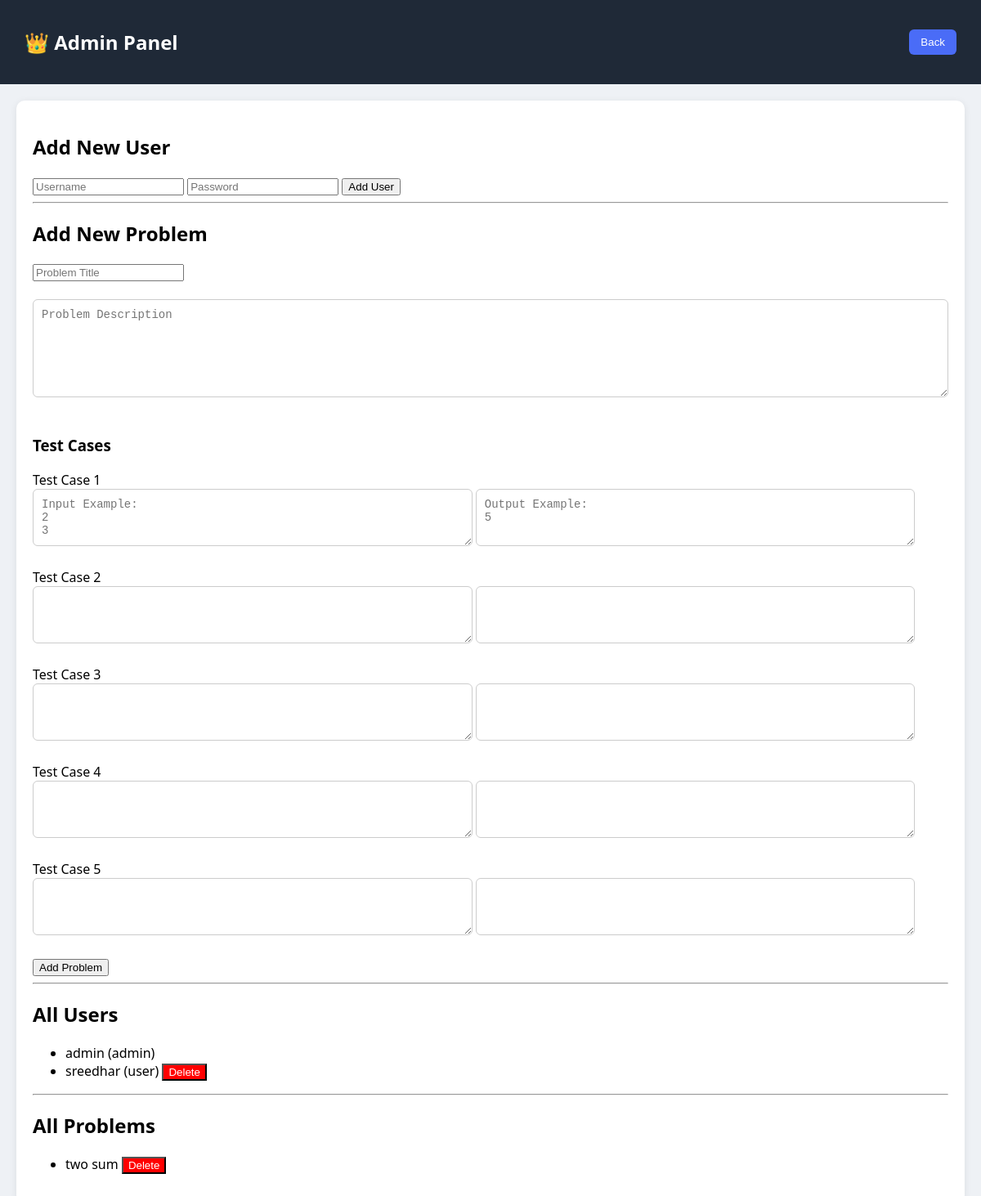
Before: /admin (signed in) with the older database file.
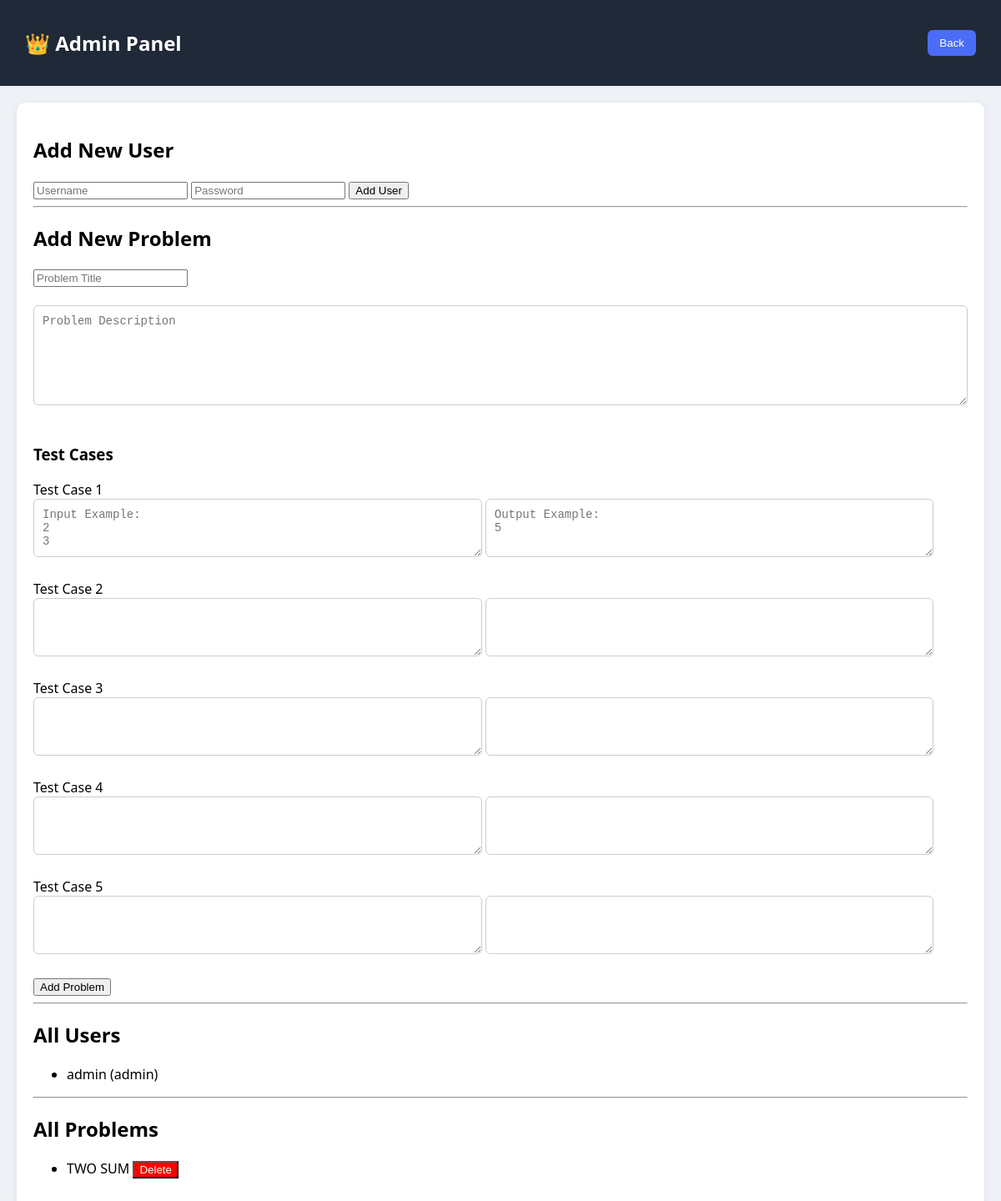
After: the same page with the newer database file.
### tables this page shows
CREATE TABLE users(
    username TEXT PRIMARY KEY,
    password BLOB,
    role TEXT,
    rating INTEGER DEFAULT 1200
);

CREATE TABLE problems(
    id INTEGER PRIMARY KEY AUTOINCREMENT,
    title TEXT,
    description TEXT
);

### app.py (the view, shortened to what this page needs)
@app.route("/admin", methods=["GET", "POST"])
def admin():
    if session.get("role") != "admin":
        return "Access Denied"
    msg = ""
    c.execute("SELECT username, role FROM users")
    users = c.fetchall()
    c.execute("SELECT * FROM problems")
    problems = c.fetchall()
    return render_template(
        "admin.html",
        users=users,
        problems=problems,
        msg=msg
    )

### templates/admin.html (shortened to what this page needs)
<!DOCTYPE html>
<html>
<head>
<link rel="stylesheet" href="/static/style.css">
</head>
<body>
<div class="navbar">
    <h2>👑 Admin Panel</h2>
    <a href="/dashboard">
        <button class="logout-btn">Back</button>
    </a>
</div>
<div class="practice-box">
<h2>Add New User</h2>
<form method="POST">
    <input name="new_user" placeholder="Username" required>
    <input name="new_pass" type="password" placeholder="Password" required>
    <button type="submit">Add User</button>
</form>
<hr>
<h2>Add New Problem</h2>
<form method="POST">
<input name="title" placeholder="Problem Title" required><br><br>
<textarea name="description"
placeholder="Problem Description"
style="width:100%; height:120px;"
required></textarea><br><br>
<h3>Test Cases</h3>
<label>Test Case 1</label><br>
<textarea name="input1"
placeholder="Input Example:
2
3"
style="width:48%; height:70px;"></textarea>
<textarea name="output1"
placeholder="Output Example:
5"
style="width:48%; height:70px;"></textarea><br><br>
<label>Test Case 2</label><br>
<textarea name="input2" style="width:48%; height:70px;"></textarea>
<textarea name="output2" style="width:48%; height:70px;"></textarea><br><br>
<label>Test Case 3</label><br>
<textarea name="input3" style="width:48%; height:70px;"></textarea>
<textarea name="output3" style="width:48%; height:70px;"></textarea><br><br>
<label>Test Case 4</label><br>
<textarea name="input4" style="width:48%; height:70px;"></textarea>
<textarea name="output4" style="width:48%; height:70px;"></textarea><br><br>
<label>Test Case 5</label><br>
<textarea name="input5" style="width:48%; height:70px;"></textarea>
<textarea name="output5" style="width:48%; height:70px;"></textarea><br><br>
<button type="submit">Add Problem</button>
</form>
<hr>
<h2>All Users</h2>
<ul>
{% for u in users %}
    <li>
        {{ u[0] }} ({{ u[1] }})
        {% if u[0] != "admin" %}
        <a href="/delete_user/{{ u[0] }}"
           onclick="return confirm('Delete this user?')">
            <button style="background:red; color:white;">
                Delete
            </button>
        </a>
        {% endif %}
    </li>
{% endfor %}
</ul>
<hr>
<h2>All Problems</h2>
<ul>
{% for p in problems %}
    <li>
        {{ p[1] }}
        <a href="/delete_problem/{{ p[0] }}"
           onclick="return confirm('Delete this problem?')">
            <button style="background:red; color:white;">
                Delete
            </button>
        </a>
    </li>
{% endfor %}
</ul>
</div>
</body>
</html>

### static/style.css (style rules this page uses)
body { margin:0; font-family:'Segoe UI', Arial, sans-serif; background:#eef1f5; }
.navbar { background:#1f2937; color:white; padding:15px 30px; display:flex; justify-content:space-between; align-items:center; }
.logout-btn { background:#4a6cf7; color:white; border:none; padding:8px 14px; border-radius:6px; cursor:pointer; }
.practice-box { margin:20px; background:white; padding:20px; border-radius:10px; box-shadow:0 2px 10px rgba(0,0,0,0.08); }
textarea { width:100%; height:300px; font-family:monospace; font-size:14px; padding:10px; border-radius:6px; border:1px solid #ccc; box-sizing:border-box; }

Changed rows visible on the page:
removed users: username "sreedhar", role "user"
removed problems: title "two sum"
added problems: title "TWO SUM"
